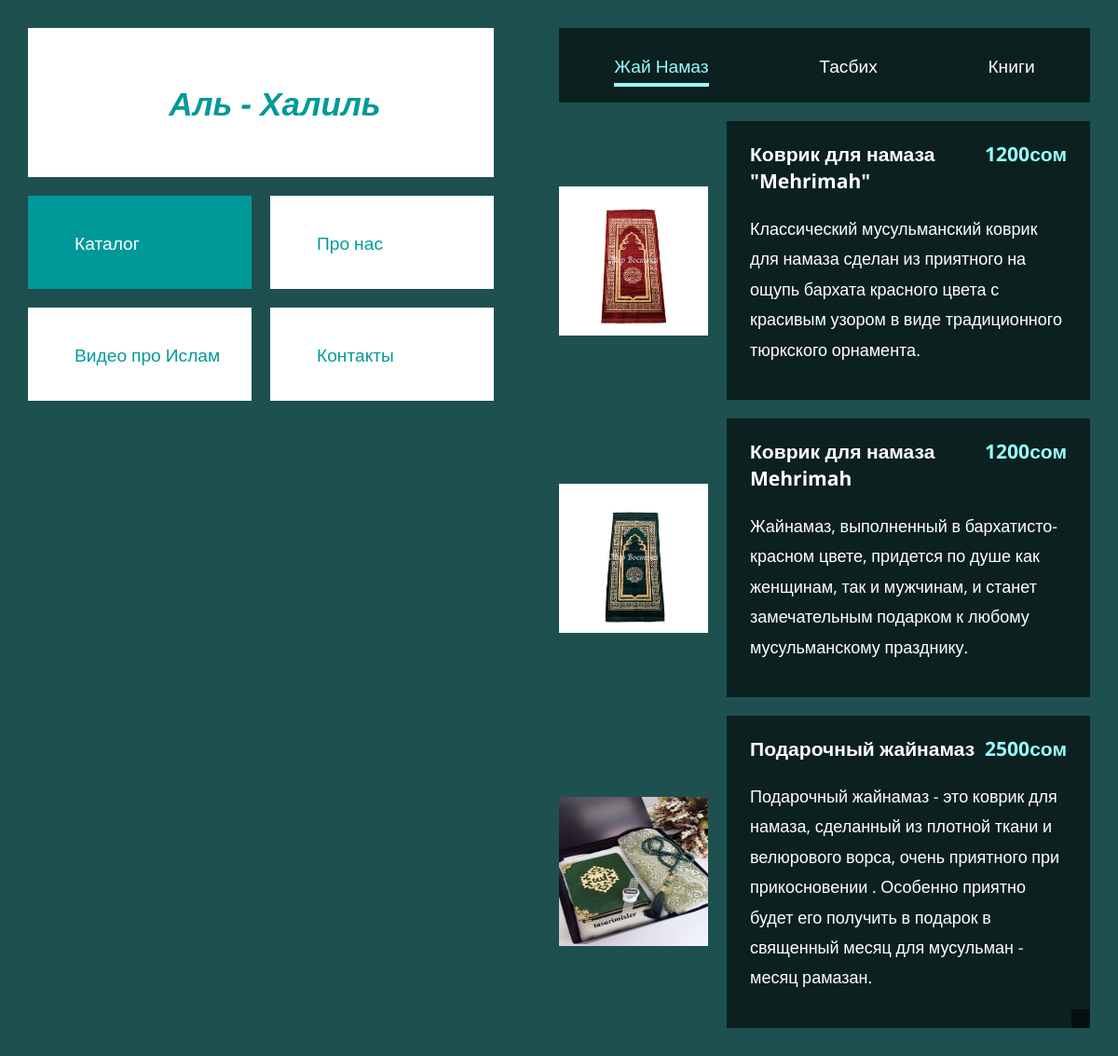
The page / on the database its author committed.
### Al_Khalil/models.py (models this page shows)
class Jai_Namaz(models.Model):
    title = models.CharField(max_length=255)
    content = models.TextField(blank=False)
    photo = models.ImageField(upload_to='jai_namaz')
    price = models.IntegerField(blank=False)

### Al_Khalil/views.py (the view)
# urls.py: path('', index, name='index'),
def index(request):
    jainamaz = Jai_Namaz.objects.all()
    tasbih = Tasbih.objects.all()
    book = Book.objects.all()
    youtube = Youtube.objects.all()
    data = {'jainamaz': jainamaz,
            'tasbih': tasbih,
            'book': book,
            'youtube': youtube}
    return render(request, 'index.html', context=data)

### Al_Khalil/templates/index.html (shortened to what this page needs)
{% load static %}
<!DOCTYPE html>
<html lang="en">
<head>
    <link rel="stylesheet" href="{% static 'fontawesome/css/all.min.css' %">
    <link rel="stylesheet" href="{% static 'css/tooplate-wave-cafe.css' %}">
</head>
<body>
  <div class="tm-container">
    <div class="tm-row">
      <div class="tm-left">
        <div class="tm-left-inner">
          <div class="tm-site-header">
            <h1 class="tm-site-name">Аль - Халиль</h1>
          </div>
          <nav class="tm-site-nav">
            <ul class="tm-site-nav-ul">
              <li class="tm-page-nav-item">
                <a href="#drink" class="tm-page-link active">
                  <span>Каталог</span>
                </a>
              </li>
              <li class="tm-page-nav-item">
                <a href="#about" class="tm-page-link">
                  <span>Про нас</span>
                </a>
              </li>
              <li class="tm-page-nav-item">
                <a href="#special" class="tm-page-link">
                  <span>Видео про Ислам</span>
                </a>
              </li>
              <li class="tm-page-nav-item">
                <a href="#contact" class="tm-page-link">
                  <span>Контакты</span>
                </a>
              </li>
            </ul>
          </nav>
        </div>
      </div>
      <div class="tm-right">
        <main class="tm-main">
          <div id="drink" class="tm-page-content">
            <nav class="tm-black-bg tm-drinks-nav">
              <ul>
                <li>
                  <a href="#" class="tm-tab-link active" data-id="cold">Жай Намаз</a>
                </li>
                <li>
                  <a href="#" class="tm-tab-link" data-id="hot">Тасбих</a>
                </li>
                <li>
                  <a href="#" class="tm-tab-link" data-id="juice">Книги</a>
                </li>
              </ul>
            </nav>
            <div id="cold" class="tm-tab-content">
              <div class="tm-list">
                {% for j in jainamaz %}
                <div class="tm-list-item">
                  <img src="{{ j.photo.url }}" alt="Image" class="tm-list-item-img">
                  <div class="tm-black-bg tm-list-item-text">
                    <h3 class="tm-list-item-name">{{j.title}}<span class="tm-list-item-price">{{j.price}}сом</span></h3>
                    <p class="tm-list-item-description">{{j.content}}</p>
                  </div>
                </div>
                {% endfor %}
              </div>
            </div>
          </div>
        </main>
      </div>
    </div>
  </div>
  <div class="tm-video-wrapper">
      <i id="tm-video-control-button" class="fas fa-pause"></i>
      <video autoplay muted loop id="tm-video">
          <source src="{% static 'video/wave-cafe-video-bg.mp4' %}" type="video/mp4">
      </video>
  </div>
</body>
</html>

### Al_Khalil/static/css/tooplate-wave-cafe.css (style rules this page uses)
html { scroll-behavior: smooth; }
body { margin: 0; padding: 0; font-family: 'Open Sans', Arial, Helvetica, sans-serif; font-size: 18px; overflow-x: hidden; background-color: #1E5050; }
ul { padding: 0; margin: 0; }
nav > ul > li { list-style: none; }
a { color: #3CF; text-decoration: none; transition: all 0.3s ease; }
p { line-height: 1.8; margin-top: 0; }
#tm-video { position: fixed; right: 0; bottom: 0; z-index: -1000; }
.tm-video-wrapper { position: relative; }
#tm-video-control-button { cursor: pointer; position: fixed; bottom: 30px; right: 30px; z-index: 1000; background-color: rgba(0,0,0,0.5); color: white; padding: 10px; }
.tm-container { padding: 30px; }
.tm-row { display: flex; justify-content: space-between; }
.tm-left, .tm-right { width: 50%; }
.tm-left-inner { position: fixed; }
.tm-site-header { background-color: white; color: #099; width: 100%; height: 160px; display: flex; align-items: center; justify-content: center; }
.tm-site-name { font-size: 2.2rem; font-style: italic; }
.tm-left-inner { max-width: 500px; width: 100%; }
.tm-site-nav-ul { display: flex; flex-wrap: wrap; justify-content: space-between; }
.tm-page-nav-item { margin-top: 20px; }
.tm-page-link { min-width: 240px; height: 100px; background-color: white; color: #099; display: flex; text-decoration: none; align-items: center; font-size: 1.2rem; }
.tm-page-link:hover, .tm-page-link.active { background-color: #099; color: white; }
.tm-black-bg { background-color: rgba(0,0,0,0.6); color: white; }
.tm-drinks-nav > ul > li { display: inline-block; }
.tm-drinks-nav > ul > li > a { color: white; font-size: 1.2rem; padding-top: 15px; padding-bottom: 5px; border-bottom: 3px solid transparent; }
.tm-drinks-nav { height: 80px; }
.tm-main { max-width: 660px; }
.tm-drinks-nav > ul { display: flex; align-items: center; justify-content: space-around; height: 100%; }
.tm-drinks-nav > ul > li a.active, .tm-drinks-nav > ul > li a:hover { color: #96FEFF; border-bottom: 4px solid #96FEFF; }
.tm-list-item { display: flex; align-items: center; justify-content: space-between; margin-top: 20px; }
.tm-list-item-img { margin-right: 20px; width: 160px; height: 160px; background-color: #099; }
.tm-list-item-text { padding: 20px 25px; flex: 1; }
.tm-list-item-name { display: flex; justify-content: space-between; margin-top: 0; }
.tm-list-item-price { color: #96FEFF; }
.tm-tab-content { animation: fadeEffect 1s; }
.tm-page-content { animation: fadeEffect 1s; }

### rows shown on the page
Jai_Namaz: photo (picture), title "Коврик для намаза \"Mehrimah\"", price "1200", content "Классический мусульманский коврик для намаза сделан из приятного на ощупь бархата красного цвета с красивым узором в виде традиционного тюркского орнамента."
Jai_Namaz: photo (picture), title "Коврик для намаза Mehrimah", price "1200", content "Жайнамаз, выполненный в бархатисто-красном цвете, придется по душе как женщинам, так и мужчинам, и станет замечательным подарком к любому мусульманскому празднику."
Jai_Namaz: photo (picture), title "Подарочный жайнамаз", price "2500", content "Подарочный жайнамаз - это коврик для намаза, сделанный из плотной ткани и велюрового ворса, очень приятного при прикосновении . Особенно приятно будет его получить в подарок в священный месяц для мусульман - месяц рамазан."
